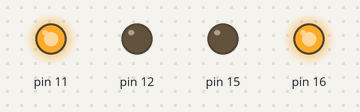
Bench run of a program on a simulated Raspberry Pi (header pin numbers). Shown: output pins drawn as LEDs (lit = HIGH).

Above: at 0.1 s.
At 80.1 s:
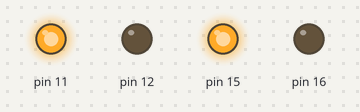
Timing chart, 0 to 101.5 s (numbered marks = the images above):
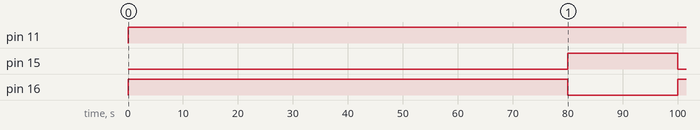

The program:

motor-controller.py
```python
import RPi.GPIO as GPIO ## Import GPIO library
import time
GPIO.setmode(GPIO.BOARD)
GPIO.setup(11, GPIO.OUT)
GPIO.setup(12, GPIO.OUT)
GPIO.setup(15, GPIO.OUT)
GPIO.setup(16, GPIO.OUT)

#forward
def forward():
  GPIO.output(11,True)
  GPIO.output(12,False)
  GPIO.output(15,False)
  GPIO.output(16,True)
  time.sleep(80)

def turn_right():
  GPIO.output(11,True)
  GPIO.output(12,False)
  GPIO.output(15,True)
  GPIO.output(16,False)
  time.sleep(20)

def turn_left():
  GPIO.output(11,False)
  GPIO.output(12,True)
  GPIO.output(15,False)
  GPIO.output(16,True)
  time.sleep(20)


forward()
turn_right()
forward()
turn_right()
forward()
turn_right()
forward()
turn_left()
forward()


GPIO.cleanup()
```

Measured:
- by itself, pin 11: LOW → HIGH at 0.00 s
- by itself, pin 15: LOW → HIGH at 80.0 s, → LOW 20.0 s later
- by itself, pin 16: LOW → HIGH at 0.00 s, → LOW 80.0 s later, → HIGH 20.0 s later
